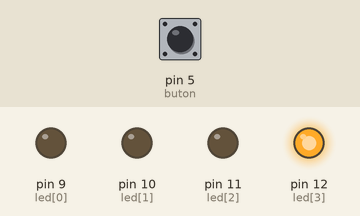
A sketch run on a simulated Arduino Uno, built with avr-gcc and run on an emulated ATmega328P. Shown: output pins drawn as LEDs (lit = HIGH). Inputs (shaded band) come from the test bench; at power-on: pin 5 (buton) HIGH.

Above: at 0.15 s.
At 1.35 s:
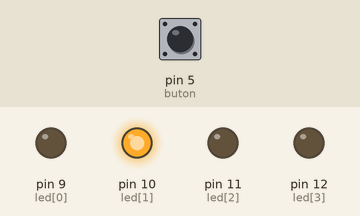
At 1.95 s:
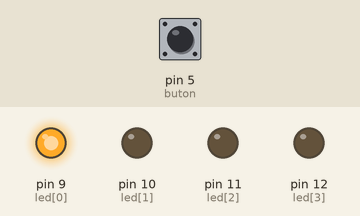
At 3.15 s:
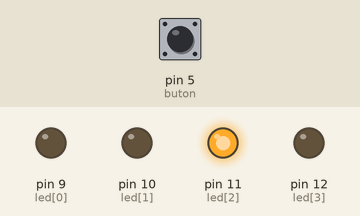
At 5.25 s:
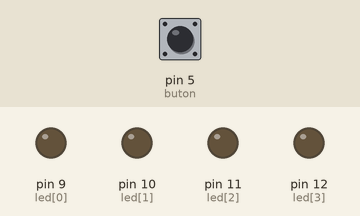
Timing chart, 0 to 5.5 s (numbered marks = the images above):
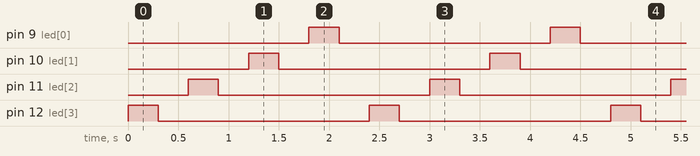

Measured:
- by itself, pin 9 (led[0]), pin 10 (led[1]), pin 11 (led[2]), pin 12 (led[3]): alternates HIGH for 0.30 s and LOW for 2.1 s
- by itself, everything shown: repeats every 2.4 s, in 8 steps

The sketch:

7-butonIleYonDegistirenKaraSimsek.ino
```cpp
int led[]={9,10,11,12};
int buton=5;
boolean deger=0;
void setup()
{
  for(int i=0;i<4;i++){
    pinMode(led[i],OUTPUT);
  }
  pinMode(buton,INPUT);
}

void loop()
{
 deger=digitalRead(buton);
  if (deger==0){
    for(int i=0;i<4;i++){
      digitalWrite(led[i], HIGH);
      delay(300); // Wait for 1000 millisecond(s)
      digitalWrite(led[i], LOW);
      delay(300); // Wait for 1000 millisecond(s)
    }
  }else{
    for(int i=3;i>=0;i--){
      digitalWrite(led[i], HIGH);
      delay(300); // Wait for 1000 millisecond(s)
      digitalWrite(led[i], LOW);
      delay(300); // Wait for 1000 millisecond(s)
    }
  }
}
```
